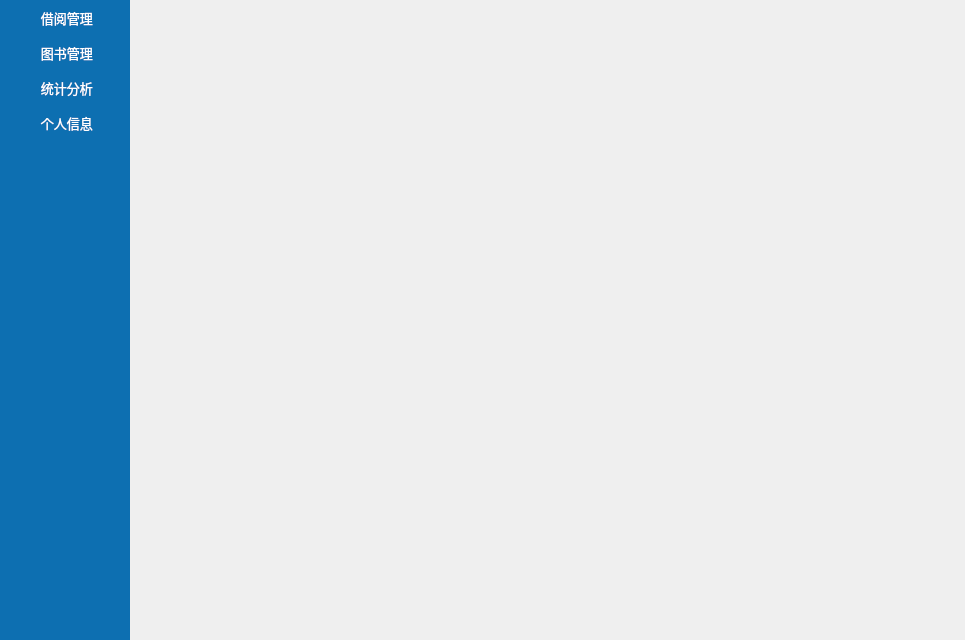
<?xml version="1.0" encoding="UTF-8"?>
<ui version="4.0">
 <class>AdminWidget</class>
 <widget class="QWidget" name="AdminWidget">
  <property name="geometry">
   <rect>
    <x>0</x>
    <y>0</y>
    <width>965</width>
    <height>640</height>
   </rect>
  </property>
  <property name="windowTitle">
   <string>Form</string>
  </property>
  <property name="styleSheet">
   <string notr="true">QWidget#left_widget
{
background-color:rgb(13, 111, 177);
border-radius:10px 0px 0px 10px;
}
QPushButton#bookmanage_btn,#borrowmanage_btn,#personalinfo_btn,#statistical_btn
{
background-color:rgba(255,255,255,0);
color:white;
border:none;
}
/*按钮进入属性*/
QPushButton#bookmanage_btn:hover,#borrowmanage_btn:hover,#personalinfo_btn:hover,#statistical_btn:hover
{
background-color:rgba(10, 85, 131,122);
color:white;
border:none;
}
/*按钮点击属性*/
QPushButton#borrowmanage_btn:checked
{
background-color:rgb(19, 165, 255);
color:white;
border:none;
}
QPushButton#bookmanage_btn:checked
{
background-color:rgb(19, 165, 255);
color:white;
border:none;
}
QPushButton#statistical_btn:checked
{
background-color:rgb(19, 165, 255);
color:white;
border:none;
}
QPushButton#personalinfo_btn:checked
{
background-color:rgb(19, 165, 255);
color:white;
border:none;
}</string>
  </property>
  <layout class="QHBoxLayout" name="horizontalLayout">
   <property name="spacing">
    <number>0</number>
   </property>
   <property name="leftMargin">
    <number>0</number>
   </property>
   <property name="topMargin">
    <number>0</number>
   </property>
   <property name="rightMargin">
    <number>0</number>
   </property>
   <property name="bottomMargin">
    <number>0</number>
   </property>
   <item>
    <layout class="QVBoxLayout" name="verticalLayout">
     <item>
      <widget class="QWidget" name="left_widget" native="true">
       <property name="sizePolicy">
        <sizepolicy hsizetype="Preferred" vsizetype="Expanding">
         <horstretch>0</horstretch>
         <verstretch>1</verstretch>
        </sizepolicy>
       </property>
       <property name="minimumSize">
        <size>
         <width>130</width>
         <height>0</height>
        </size>
       </property>
       <property name="maximumSize">
        <size>
         <width>130</width>
         <height>16777215</height>
        </size>
       </property>
       <layout class="QVBoxLayout" name="verticalLayout_2">
        <property name="spacing">
         <number>0</number>
        </property>
        <property name="leftMargin">
         <number>0</number>
        </property>
        <property name="topMargin">
         <number>0</number>
        </property>
        <property name="rightMargin">
         <number>0</number>
        </property>
        <property name="bottomMargin">
         <number>0</number>
        </property>
        <item>
         <widget class="QPushButton" name="borrowmanage_btn">
          <property name="minimumSize">
           <size>
            <width>130</width>
            <height>35</height>
           </size>
          </property>
          <property name="maximumSize">
           <size>
            <width>130</width>
            <height>35</height>
           </size>
          </property>
          <property name="font">
           <font>
            <pointsize>10</pointsize>
           </font>
          </property>
          <property name="text">
           <string> 借阅管理</string>
          </property>
          <property name="icon">
           <iconset resource="resource.qrc">
            <normaloff>:/icon/borrowManagement1.png</normaloff>:/icon/borrowManagement1.png</iconset>
          </property>
          <property name="iconSize">
           <size>
            <width>20</width>
            <height>35</height>
           </size>
          </property>
          <property name="checkable">
           <bool>true</bool>
          </property>
         </widget>
        </item>
        <item>
         <widget class="QPushButton" name="bookmanage_btn">
          <property name="minimumSize">
           <size>
            <width>0</width>
            <height>35</height>
           </size>
          </property>
          <property name="maximumSize">
           <size>
            <width>16777215</width>
            <height>35</height>
           </size>
          </property>
          <property name="font">
           <font>
            <pointsize>10</pointsize>
           </font>
          </property>
          <property name="text">
           <string> 图书管理</string>
          </property>
          <property name="icon">
           <iconset resource="resource.qrc">
            <normaloff>:/icon/bookManagement1.png</normaloff>:/icon/bookManagement1.png</iconset>
          </property>
          <property name="iconSize">
           <size>
            <width>20</width>
            <height>35</height>
           </size>
          </property>
          <property name="checkable">
           <bool>true</bool>
          </property>
         </widget>
        </item>
        <item>
         <widget class="QPushButton" name="statistical_btn">
          <property name="minimumSize">
           <size>
            <width>130</width>
            <height>35</height>
           </size>
          </property>
          <property name="maximumSize">
           <size>
            <width>130</width>
            <height>35</height>
           </size>
          </property>
          <property name="font">
           <font>
            <pointsize>10</pointsize>
           </font>
          </property>
          <property name="text">
           <string> 统计分析</string>
          </property>
          <property name="icon">
           <iconset resource="resource.qrc">
            <normaloff>:/icon/statistical1.png</normaloff>:/icon/statistical1.png</iconset>
          </property>
          <property name="iconSize">
           <size>
            <width>20</width>
            <height>35</height>
           </size>
          </property>
          <property name="checkable">
           <bool>true</bool>
          </property>
         </widget>
        </item>
        <item>
         <widget class="QPushButton" name="personalinfo_btn">
          <property name="minimumSize">
           <size>
            <width>130</width>
            <height>35</height>
           </size>
          </property>
          <property name="maximumSize">
           <size>
            <width>130</width>
            <height>35</height>
           </size>
          </property>
          <property name="font">
           <font>
            <pointsize>10</pointsize>
           </font>
          </property>
          <property name="text">
           <string> 个人信息</string>
          </property>
          <property name="icon">
           <iconset resource="resource.qrc">
            <normaloff>:/icon/personalInfo1.png</normaloff>:/icon/personalInfo1.png</iconset>
          </property>
          <property name="iconSize">
           <size>
            <width>20</width>
            <height>35</height>
           </size>
          </property>
          <property name="checkable">
           <bool>true</bool>
          </property>
         </widget>
        </item>
        <item>
         <spacer name="verticalSpacer">
          <property name="orientation">
           <enum>Qt::Vertical</enum>
          </property>
          <property name="sizeHint" stdset="0">
           <size>
            <width>20</width>
            <height>40</height>
           </size>
          </property>
         </spacer>
        </item>
       </layout>
      </widget>
     </item>
    </layout>
   </item>
   <item>
    <widget class="QStackedWidget" name="stackedWidget">
     <property name="sizePolicy">
      <sizepolicy hsizetype="Expanding" vsizetype="Expanding">
       <horstretch>1</horstretch>
       <verstretch>1</verstretch>
      </sizepolicy>
     </property>
     <property name="maximumSize">
      <size>
       <width>16777215</width>
       <height>16777215</height>
      </size>
     </property>
     <widget class="QWidget" name="page"/>
     <widget class="QWidget" name="page_2"/>
    </widget>
   </item>
  </layout>
 </widget>
 <resources>
  <include location="resource.qrc"/>
 </resources>
 <connections/>
</ui>
